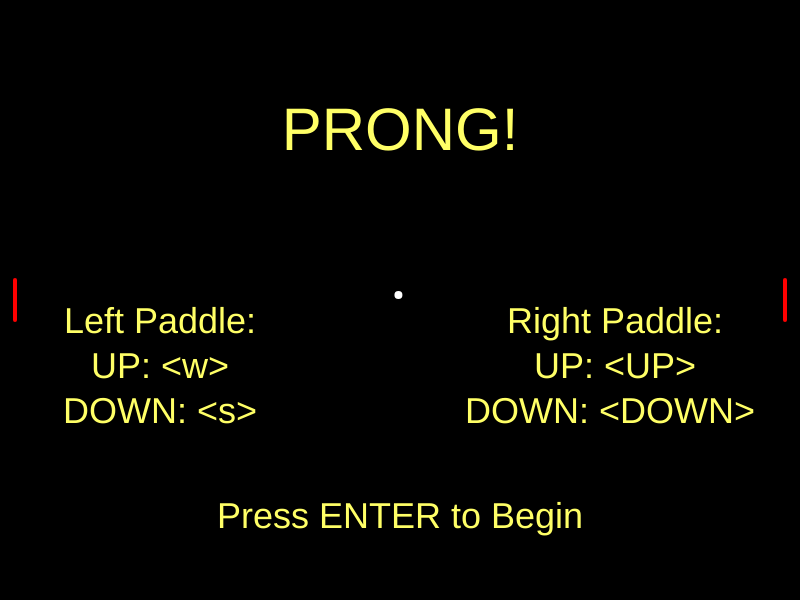
Frame 1 (no input)
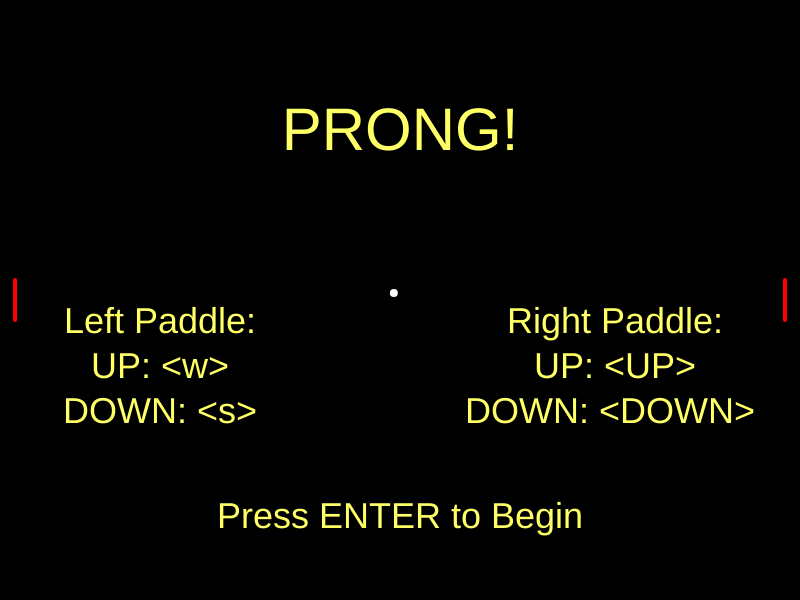
Frame 2 (the mouse pressed at the canvas centre, redrawn once)

The p5.js sketch that drew these frames (run headless with seeded random() and noise() and a simulated clock; the mouse was pressed at the canvas centre and the sketch redrawn once):

// p5.js sketch
// ── sketch.js
let paddleLeft;
let paddleRight;
let ball;
let paddleX = 15;
let leftUp = false;
let leftDown = false;
let rightUp = false;
let rightDown = false;
let inPlay = false;
let isOver = false;
let winner;
let score = {
  left: 0,
  right: 0
};
let gameInit = true;

function setup() {
  createCanvas(800, 600);

  paddleLeft = new Paddle(paddleX);
  paddleRight = new Paddle(width - paddleX);
  ball = new Ball();

  noLoop();
}

function draw() {
  if (ball.left < 0) {
    score.right++;
    score.right >= 10
      ? ((isOver = true), (winner = "This guy -->"), (inPlay = false))
      : (ball = new Ball());
    noLoop();
    inPlay = false;
  }

  if (ball.left > width) {
    score.left++;
    score.left >= 10
      ? ((isOver = true), (winner = "<-- This guy"), (inPlay = false))
      : (ball = new Ball());
    noLoop();
    inPlay = false;
  }

  background(0);

  if (gameInit) {
    textSize(60);
    textAlign(CENTER);
    fill(255, 255, 102);
    noStroke();
    text("PRONG!", floor(width/2), floor(height/4));
    
    textSize(36);
    textAlign(CENTER);
    fill(255, 255, 102);
    noStroke();
    text("Left Paddle:\nUP: <w>\nDOWN: <s>", floor(width/5), floor(height/1.8));
    
    textSize(36);
    textAlign(CENTER);
    fill(255, 255, 102);
    noStroke();
    text("Right Paddle:\nUP: <UP>\nDOWN: <DOWN> ", floor(width/1.3), floor(height/1.8));
    
    textSize(36);
    textAlign(CENTER);
    fill(255, 255, 102);
    noStroke();
    text("Press ENTER to Begin", floor(width/2), floor(height - 72));
  }
  else if (!inPlay && !isOver) {
    textSize(180);
    textAlign(CENTER);
    fill(255, 255, 102);
    noStroke();
    text(
      score.left + "   " + score.right,
      floor(width / 2),
      floor(height / 2 + 60)
    );
    textSize(40);
    text("Press SPACEBAR to Start", floor(width / 2), floor(height - 100));
  } else if (!inPlay && isOver) {
    textSize(60);
    textAlign(CENTER);
    fill(255, 255, 102);
    noStroke();
    text(
      "GAME OVER\n" + winner + '\nwins!\nPress "c" to Continue',
      floor(width / 2),
      floor(height / 2 - 100)
    );
  }

  if (leftUp) {
    paddleLeft.up();
  }
  if (leftDown) {
    paddleLeft.down();
  }
  if (rightUp) {
    paddleRight.up();
  }
  if (rightDown) {
    paddleRight.down();
  }

  paddleLeft.show();
  paddleRight.show();

  ball.update();
  ball.show();
}

function keyPressed() {
  setMove(keyCode, true);
  if (key == " " && !inPlay) {
    ball.update();
    loop();
    inPlay = true;
  }
  if (keyCode == 67 && isOver) {
    score.left = 0;
    score.right = 0;
    isOver = false;
    inPlay = false;
    setup();
    draw();
  }
  if (keyCode == 13 && gameInit) {
    gameInit = false;
    setup();
    draw();
  }
}

function keyReleased() {
  setMove(keyCode, false);
}

function setMove(k, b) {
  switch (k) {
    case 87:
      return (leftUp = b);
    case 83:
      return (leftDown = b);
    case 38:
      return (rightUp = b);
    case 40:
      return (rightDown = b);
    default:
      return b;
  }
}
// ── ball.js
function Ball() {
	this.size = 6;
	this.top = height/2 - this.size/2;
	this.left = width/2 + this.size/2;

	this.velocity = 6;
	this.reflectY = false;
	this.reflectX = false;

	this.vx = random(1, this.velocity);
	this.vy = random(1, this.velocity);

	this.show = function() {
		fill(255);
		stroke(255);
		strokeWeight(2);
		ellipse(this.left, this.top, this.size, this.size);
	}

	this.update = function() {
		if (this.top <= 0 || this.top >= height - this.size) {
			this.reflectY = !this.reflectY;
		}
		//this is messy; need to find a better way to calculate the position of the ball relative to the paddle and test for rebound/point lost
		if (this.left <= paddleX + 4 && this.top >= paddleLeft.top - this.size && this.top <= paddleLeft.bot + this.size) {
			this.reflectX = true;
			} else if (this.left >= width - paddleX - 4 && this.top >= paddleRight.top - this.size && this.top <= paddleRight.bot + this.size) {
			this.reflectX = false;
			}

			if ((this.left <= paddleX + 4 && (this.top + 3 <= paddleLeft.top + 10 || this.top + 3 >= paddleLeft.bot - 10)) ||
					(this.left >= width - paddleX - 4 && (this.top + 3 <= paddleRight.top + 10 || this.top + 3 >= paddleRight.bot - 10))
					) {
				this.vx = random(1, this.velocity)*1.5;
				this.vy = random(1, this.velocity)*1.5;
			} else if (this.vx > this.velocity || this.vy > this.velocity) {
				this.vx = random(1, this.velocity);
				this.vy = random(1, this.velocity);
			}

		this.reflectY ? this.top += this.vy : this.top -= this.vy;

		this.reflectX ? this.left += this.vx : this.left -= this.vx;
	}

}
// ── paddle.js
function Paddle(side) {
	this.length = 40;
	this.top = height/2 - this.length/2;
	this.bot = height/2 + this.length/2;
	this.speed = 8;

	this.show = function() {
		stroke(255, 0, 0);
		fill(255, 0, 0);
		strokeWeight(4);
		line(side, this.top, side, this.bot);
	}

	this.up = function() {
		if (this.top > 1) {
			this.top -= this.speed;
			this.bot -= this.speed;
		}	
	}

	this.down = function() {
		if (this.bot !== height) {
			this.top += this.speed;
			this.bot += this.speed;
		}
	}

	this.reset = function() {
		this.top = height/2 - this.length/2;
		this.bot = height/2 + this.length/2;
	}
}
